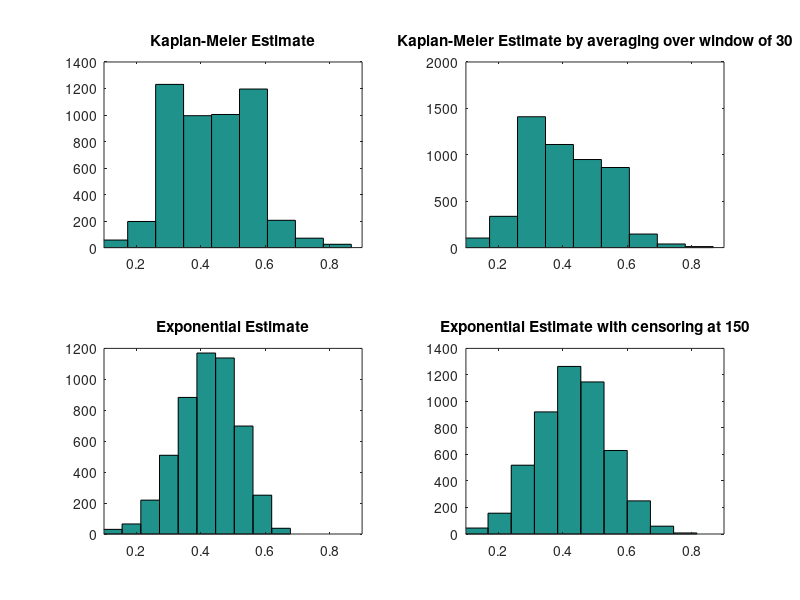

Source code (MATLAB):
%%% Compare the Monte Carlo variances of four predictors in 
%%% estimating the quantile in the day 100.


% 1, Kaplan-Meier binomial distribution
% 2, Kaplan-Meier averaging some observations
% 3, Exponential all the way
% 4, Exponential up to a point


kme1 = zeros(5000,1);
kme2 = zeros(5000,1);
exp1 = zeros(5000,1);
exp2 = zeros(5000,1);

Ns   = 15;

for iter = 1:5000,
    
% Step 1, generate data from exponential distribution 120, with sample size 50
exprnd = sort(gamrnd(1,120,Ns,1));
% Step 2, estimate the quantile at 100 days using four approaches
% 1, KME
qan1   = length(find(exprnd>100))/length(exprnd);
% 2, KME with averaging 85-115 days window
tmpq   = intersect(find(exprnd>85),find(exprnd<115)); 
np     = length(tmpq);
if np <2, 
    qan2   = qan1;
else
    qan2   = 0;
        % calculate the area
    for i = 1:(np-1),
        qan2 = qan2 + (exprnd(tmpq(i+1))-exprnd(tmpq(i)))*...
            length(find(exprnd>exprnd(tmpq(i+1))))/length(exprnd);
    end
        % calculate the weighted average of the quantile
    qan2 = qan2/(exprnd(tmpq(np))-exprnd(tmpq(1)));
end
% 3, exponential using all the data
expar1 = mean(exprnd);
qan3 = exp(-100/expar1);
% 4, exponential using data regarding whatever larger than 150 as censored
expar2 = (sum(exprnd(find(exprnd<=150)))+length(find(exprnd>150))*150)...
    /length(find(exprnd<=150));
qan4 = exp(-100/expar2);

kme1(iter) = qan1;
kme2(iter) = qan2;
exp1(iter) = qan3;
exp2(iter) = qan4;

end;

% true quantile = exp(-100/120)=0.4346

subplot(2,2,1);
hist(kme1);
title('Kaplan-Meier Estimate');
xlim([0.1,0.9]);
subplot(2,2,2);
hist(kme2);
title('Kaplan-Meier Estimate by averaging over window of 30');
xlim([0.1,0.9]);
subplot(2,2,3);
hist(exp1);
title('Exponential Estimate');
xlim([0.1,0.9]);
subplot(2,2,4);
hist(exp2);
title('Exponential Estimate with censoring at 150');
xlim([0.1,0.9]);

% compute the roon mean squared prediction error
rmspe1 = sqrt(sum((kme1-0.4346)'*(kme1-0.4346)/5000))
rmspe2 = sqrt(sum((kme2-0.4346)'*(kme2-0.4346)/5000))
rmspe3 = sqrt(sum((exp1-0.4346)'*(exp1-0.4346)/5000))
rmspe4 = sqrt(sum((exp2-0.4346)'*(exp2-0.4346)/5000))


[var(kme1) mean(kme1)-0.4346]
[var(kme2) mean(kme2)-0.4346]
[var(exp1) mean(exp1)-0.4346]
[var(exp2) mean(exp2)-0.4346]















